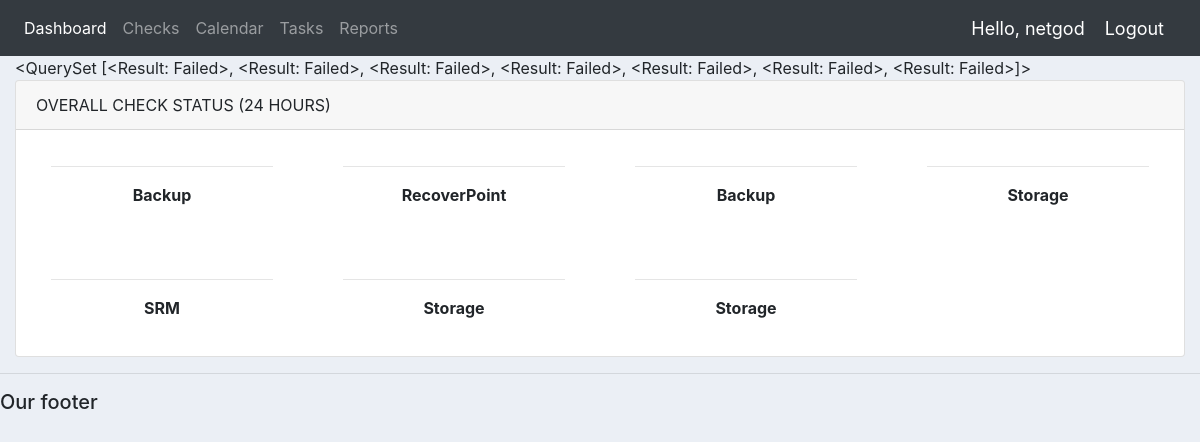
/report/ (signed in), run on the app's committed database.
### main/models.py (models this page shows, shortened)
class Result(models.Model):
    RESULTSTATE = (
        ('Passed', 'Passed'),
        ('Failed', 'Failed'),
    )
    check_id = models.ForeignKey(Check, null=True, on_delete=models.SET_NULL)
    incident_id = models.ForeignKey(Incident, null=True, on_delete=models.SET_NULL)
    category_id = models.ForeignKey(Category, null=True, on_delete=models.SET_NULL)
    site_id = models.ForeignKey(Site, null=True, on_delete=models.SET_NULL)
    status = models.CharField(max_length=200, null=True, choices=RESULTSTATE)
    notes = models.CharField(max_length=500, null=True, default='null')
    date_time = models.DateTimeField(auto_now_add=True, null=True)
    def __str__(self):
        return self.status

class Check(models.Model):
    FREQUENCY = (
        ('Daily', 'Daily'),
        ('Weekly', 'Weekly'),
        ('Monthly', 'Monthly'),
    )
    AUTO = (
        ('Manual', 'Manual'),
        ('Email', 'Email'),
        ('Automated', 'Automated'),
    )
    name = models.CharField(max_length=200, null=True)
    check_frequency = models.CharField(max_length=200, null=True, choices=FREQUENCY, default='Daily')
    check_automation = models.CharField(max_length=200, null=True, choices=AUTO, default='Manual')
    category_id = models.ForeignKey(Category, null=True, on_delete=models.SET_NULL)
    site_id = models.ForeignKey(Site, null=True, on_delete=models.SET_NULL)
    team_id = models.ForeignKey(Team, null=True, on_delete=models.SET_NULL)
    tag_id = models.ManyToManyField(Tag)

class Category(models.Model):
    name = models.CharField(max_length=200, null=True)

### main/views.py (the view)
# urls.py: path('report/', views.report, name="report"),
def report(request):
    totalfails = Result.objects.filter(status='Failed')
    total = Category.objects.count()
    passed = 5
    report_stats = report_percentage_stats(total, passed)
    context = {'totalfails': totalfails}
    return render(request, 'main/report.html', context)

### main/views.py (called while the page is built)
def report_percentage_stats(total, passed):
    percentage = (total / passed) * 100
    return percentage

### main/templates/main/report.html (shortened to what this page needs)
{%  extends 'main/main.html' %}
{% block content %}
    {{ totalfails }}
<br>
<div class="card">
    <div class="card-header text-uppercase">Overall Check Status (24 Hours) </div>
        <div class="card-content">
            <div class="row row-group m-0 text-center">
            {% for item in totalfails %}
                <div class="col-12 col-lg-6 col-xl-3">
                    <div class="card-body">
                    <hr>
                    <p class="font-weight-bold">{{ item.check_id.category_id.name }}</p>
                    </div>
                </div>
            {% endfor %}
            </div>
        </div>
    </div>
</div>
{% endblock %}

### main/templates/main/navbar.html (shortened to what this page needs)
{% load static %}
<nav class="navbar navbar-expand-lg navbar-dark bg-dark">
  <div class="collapse navbar-collapse" id="navbarNav">
    <ul class="navbar-nav">
      {% if request.user.is_staff %}
      <li class="nav-item active">
        <a class="nav-link" href="{% url 'home' %}">Dashboard</a>
      </li>
      <li class="nav-item">
        <a class="nav-link" href="{% url 'beta' %}">Checks</a>
      </li>
      <li class="nav-item">
        <a class="nav-link" href="{% url 'calendar' %}">Calendar</a>
      </li>
      <li class="nav-item">
        <a class="nav-link" href="{% url 'tasks' %}">Tasks</a>
      </li>
      <li class="nav-item">
        <a class="nav-link" href="{% url 'report' %}">Reports</a>
      </li>
      {% else %}
       <li class="nav-item">
        <a class="nav-link" href="#">Settings</a>
      </li>
      {% endif %}
    </ul>
  </div>
  <span class="hello-msg">Hello, {{request.user}}</span>
  <span ><a  class="hello-msg" href="#">Logout</a></span>
</nav>

### static/css/main.css (style rules this page uses)
body { background-color: #ebeff5; }

### main/templates/main/navbar.html (style rules this page uses)
.hello-msg { font-size: 18px; color: #fff; margin-right: 20px; }

### data on the page
Result: status.status "<QuerySet [<Result: Failed>, <Result: Failed>, <Result: Failed>, <Result: Failed>, <Result: Failed>, <Result: Failed>, <Result: Failed>]>", check_id.category_id.name "Backup"
Result: check_id.category_id.name "RecoverPoint"
Result: check_id.category_id.name "Backup"
Result: check_id.category_id.name "Storage"
Result: check_id.category_id.name "SRM"
Result: check_id.category_id.name "Storage"
Result: check_id.category_id.name "Storage"

### other printed values
{{ request.user }} "netgod"
